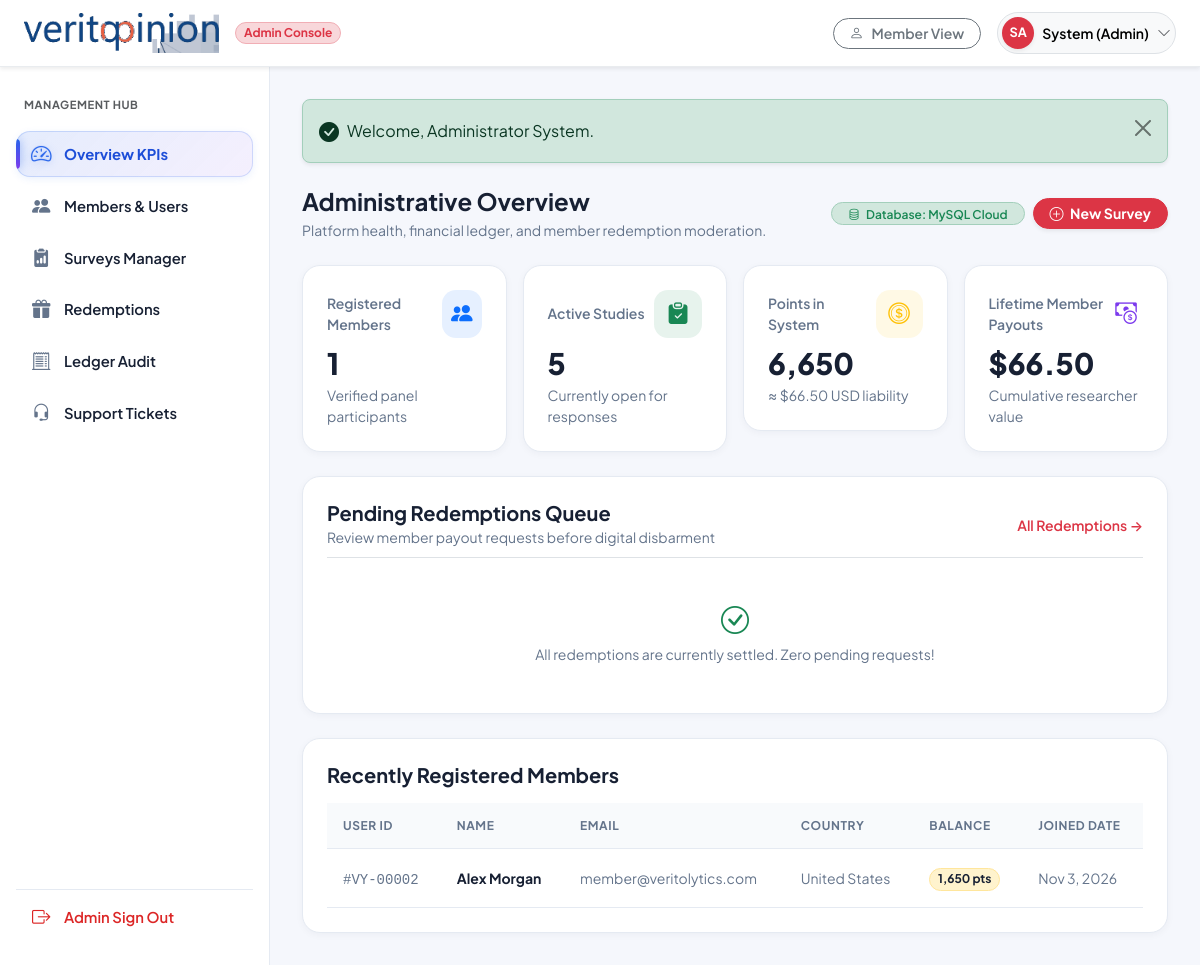
Page /admin/dashboard.php (signed in) on the committed database.
### tables this page shows
CREATE TABLE `users` (
  `id` INT AUTO_INCREMENT PRIMARY KEY,
  `first_name` VARCHAR(100) NOT NULL,
  `last_name` VARCHAR(100) NOT NULL,
  `email` VARCHAR(191) NOT NULL UNIQUE,
  `pending_email` VARCHAR(191) DEFAULT NULL,
  `email_verification_token` VARCHAR(255) DEFAULT NULL,
  `email_verification_expires_at` DATETIME DEFAULT NULL,
  `password_hash` VARCHAR(255) NOT NULL,
  `country` VARCHAR(100) NOT NULL DEFAULT 'United States',
  `state` VARCHAR(100) DEFAULT NULL,
  `city` VARCHAR(100) DEFAULT NULL,
  `phone` VARCHAR(50) DEFAULT NULL,
  `date_of_birth` DATE DEFAULT NULL,
  `gender` VARCHAR(50) DEFAULT NULL,
  `avatar` VARCHAR(255) DEFAULT NULL,
  `employment_status` VARCHAR(100) DEFAULT NULL,
  `annual_income` VARCHAR(100) DEFAULT NULL,
  `education_level` VARCHAR(100) DEFAULT NULL,
  `role` ENUM('member', 'admin') NOT NULL DEFAULT 'member',
  `status` ENUM('active', 'suspended', 'pending') NOT NULL DEFAULT 'active',
  `balance_points` INT NOT NULL DEFAULT 0,
  `lifetime_earnings_usd` DECIMAL(10,2) NOT NULL DEFAULT 0.00,
  `completed_surveys_count` INT NOT NULL DEFAULT 0,
  `profile_completion_pct` INT NOT NULL DEFAULT 35,
  `notification_preferences` TEXT DEFAULT NULL,
  `reset_token` VARCHAR(255) DEFAULT NULL,
  `reset_expires_at` DATETIME DEFAULT NULL,
  `deleted_at` DATETIME DEFAULT NULL,
  `created_at` TIMESTAMP DEFAULT CURRENT_TIMESTAMP,
  `updated_at` TIMESTAMP DEFAULT CURRENT_TIMESTAMP ON UPDATE CURRENT_TIMESTAMP,
  INDEX `idx_users_email` (`email`),
  INDEX `idx_users_role` (`role`),
  INDEX `idx_users_status` (`status`),
  INDEX `idx_users_deleted` (`deleted_at`)
);

### admin/dashboard.php (the view, shortened to what the rows shown need)
<?php
require_once __DIR__ . '/../includes/functions.php';
require_once __DIR__ . '/../includes/auth_check.php';
$admin = require_admin();
$db = get_db();
$recentUsers = $db->query("
    SELECT id, first_name, last_name, email, country, balance_points, created_at
    FROM users
    WHERE role = 'member'
    ORDER BY id DESC
    LIMIT 5
")->fetchAll();
require_once __DIR__ . '/../includes/admin_header.php';
?>
<div class="portal-wrapper">
    <div class="portal-main">
        <div class="card card-vy border-0 shadow-sm p-4">
            <div class="table-responsive">
                <table class="table table-hover align-middle mb-0">
                    <thead class="table-light small text-muted">
                        <tr>
                            <th>User ID</th>
                            <th>Name</th>
                            <th>Email</th>
                            <th>Country</th>
                            <th>Balance</th>
                            <th>Joined Date</th>
                        </tr>
                    </thead>
                    <tbody>
                        <?php foreach ($recentUsers as $ru): ?>
                            <tr>
                                <td><code class="small text-muted">#VY-<?= str_pad((string)$ru['id'], 5, '0', STR_PAD_LEFT) ?></code></td>
                                <td class="fw-bold small text-dark"><?= e($ru['first_name'] . ' ' . $ru['last_name']) ?></td>
                                <td class="small text-muted"><?= e($ru['email']) ?></td>
                                <td class="small text-muted"><?= e($ru['country']) ?></td>
                                <td>
                                    <span class="badge bg-warning-subtle text-dark border border-warning-subtle rounded-pill small">
                                        <?= format_points($ru['balance_points']) ?>
                                    </span>
                                </td>
                                <td class="small text-muted"><?= date('M j, Y', strtotime($ru['created_at'])) ?></td>
                            </tr>
                        <?php endforeach; ?>
                    </tbody>
                </table>
            </div>
        </div>
<?php require_once __DIR__ . '/../includes/admin_footer.php'; ?>

### includes/admin_header.php (shortened to what the rows shown need)
<?php
require_once __DIR__ . '/functions.php';
require_once __DIR__ . '/auth_check.php';
$admin = require_admin();
$initials = strtoupper(substr($admin['first_name'], 0, 1) . substr($admin['last_name'], 0, 1));
?>
<!DOCTYPE html>
<html lang="en">
<head>
    <link href="https://cdn.jsdelivr.net/npm/bootstrap@5.3.3/dist/css/bootstrap.min.css" rel="stylesheet">
    <link rel="stylesheet" href="https://cdn.jsdelivr.net/npm/bootstrap-icons@1.11.3/font/bootstrap-icons.min.css">
    <link rel="stylesheet" href="<?= BASE_URL ?>/assets/css/style.css">
</head>
<body class="bg-light">
<header class="navbar navbar-expand bg-white border-bottom border-light-subtle sticky-top px-3 py-2 shadow-sm">
    <div class="container-fluid px-2">
        <div class="d-flex align-items-center gap-3 ms-auto">
            <div class="dropdown">
                <button class="btn btn-light rounded-pill p-1 pe-2.5 d-flex align-items-center gap-2 border" type="button" id="adminMenuBtn" data-bs-toggle="dropdown" aria-expanded="false">
                    <div class="rounded-circle bg-danger text-white fw-bold d-flex align-items-center justify-content-center shadow-sm" style="width: 32px; height: 32px; font-size: 0.8rem;">
                        <?= $initials ?>
                    </div>
                    <span class="fw-semibold small d-none d-sm-inline"><?= e($admin['first_name']) ?> (Admin)</span>
                    <i class="bi bi-chevron-down small text-muted"></i>
                </button>
            </div>
        </div>
    </div>
</header>

### rows in the picture
users: initials "SA", first_name "System"
users: id "00002", first_name+last_name "Alex Morgan", email "member@veritolytics.com", country "United States", balance_points "1,650 pts", created_at "Nov 3, 2026"

### other values in the picture
$msg "Welcome, Administrator System."
$totalMembers "1"
$activeSurveysCount "5"
$totalPointsCirculation "6,650"
format_currency($totalPointsCirculation / POINTS_PER_USD) "$66.50"
format_currency($lifetimeEarningsTotal) "$66.50"
